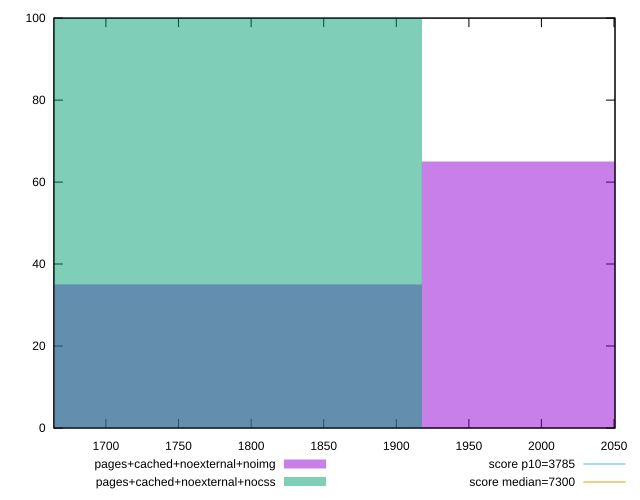

Write the gnuplot code that produced this figure.
reset

$pagesCachedNoexternalNoimg <<EOF
1743.2750615381406 35
2091.9300738457687 65
EOF

$pagesCachedNoexternalNocss <<EOF
1743.2750615381406 100
EOF

set key outside below
set boxwidth 348.6550123076281
set xrange [1664.1504999999997:2050.66715]
set yrange [0:100]
set trange [0:100]
set style fill transparent solid 0.5 noborder

set parametric
set terminal svg size 640, 500 enhanced background rgb 'white'
set output "report_00007_2020-12-11T15:55:29.892Z/interactive/comparison/histogram/8_vs_9.svg"

plot $pagesCachedNoexternalNoimg title "pages+cached+noexternal+noimg" with boxes, \
     $pagesCachedNoexternalNocss title "pages+cached+noexternal+nocss" with boxes, \
     3785,t title "score p10=3785", \
     7300,t title "score median=7300"

reset
